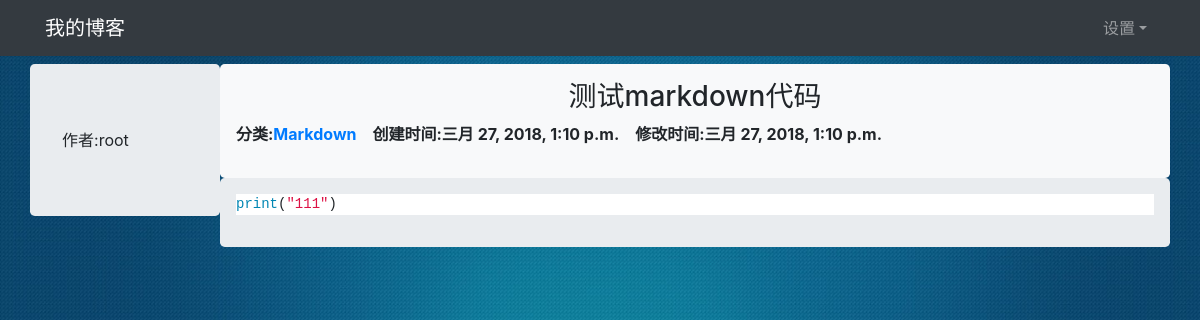
The app's page /article/4/ with its own data.
### blog/models.py (models this page shows, shortened)
class Article(models.Model):
    title = models.CharField(max_length=100)
    body = models.TextField()
    category = models.ForeignKey(Category, on_delete=models.CASCADE)
    created_time = models.DateTimeField(auto_now_add=True)
    modified_time = models.DateTimeField(auto_now=True)
    author = models.ForeignKey(User, on_delete=models.CASCADE)
    tags = models.ManyToManyField(Tag)

class Category(models.Model):
    name = models.CharField(max_length=100)
    def __str__(self):
        return self.name

### blog/views.py (the view)
# urls.py: path('article/<article_id>/', views.article_details, name='article_details'),
def article_details(request, article_id):
    article = Article.objects.get(id=article_id)
    article.body = markdown.markdown(article.body, extensions=[
                                       'markdown.extensions.extra',
                                       'markdown.extensions.codehilite',
                                       'markdown.extensions.toc',
                                       'markdown.extensions.fenced_code', ])
    context = {'article': article}
    return render(request, 'blog/article_details.html', context)

### blog/templates/blog/article_details.html
{% extends 'blog/base.html' %}
{% load i18n %}
{% load static %}
{% block extracss %}
        <link rel="stylesheet" href="{% static 'css/index.css' %}">
        <link rel="stylesheet" href="{% static 'css/highlight.css' %}">
{% endblock extracss %}
{% block content %}
<div class="container">
<div class="row">
    <div class="col-md-2 no-padding">
        <div class="jumbotron detail-left">
            {% trans 'Author' %}:{{ article.author }}
        </div>
    </div>
    <div class="col-md-10 no-padding">
        <div class="jumbotron jumbotron-nomargin bg-light">
            <h3 class="text-center">{{ article.title }}</h3>
            <dl class="list-articles">
                <dt>{% trans 'Category' %}:<a class="a-hover" href="#">{{ article.category }}</a></dt>
                <dt>{% trans 'CreatedTime' %}:{{ article.created_time }}</dt>
                <dt>{% trans 'ModifiedTime' %}:{{ article.modified_time }}</dt>
            </dl>
        </div>
        <div class="jumbotron jumbotron-nomargin">
            {{ article.body | safe }}
        </div>
    </div>
</div>
</div>
{% endblock content %}

### blog/static/css/index.css (style rules this page uses)
html,body { min-height: 100%; width: 100% height: 100%; margin: 0; padding: 0; }
body { background: url("../img/bg-1.jpg") no-repeat; background-size: 100% 100%; margin-bottom: 35px; background-attachment: scroll; overflow-x: hidden; }
.jumbotron-nomargin { margin: 0; padding: 1rem; }
.list-articles { display: flex; }
.list-articles dt { margin-right: 1rem; }
.no-padding { padding: 0; }

### blog/static/css/highlight.css (style rules this page uses)
.codehilite { background: #ffffff; }
.codehilite .nb { color: #0086B3 }
.codehilite .s2 { color: #d14 }

### records on screen
Article: author "root", title "测试markdown代码", category "Markdown", created_time "三月 27, 2018, 1:10 p.m.", modified_time "三月 27, 2018, 1:10 p.m.", body "print ( \"111\" )"
